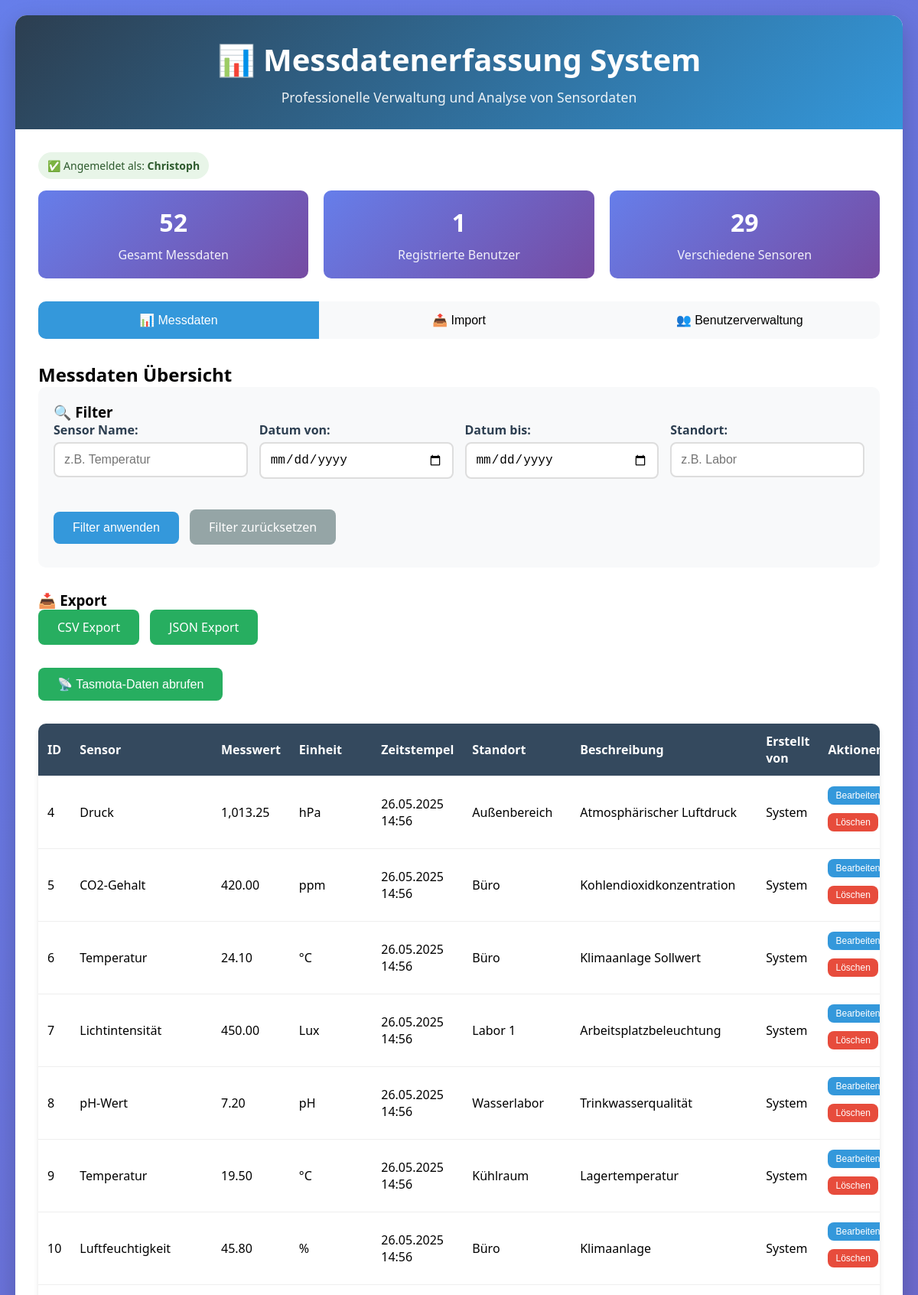
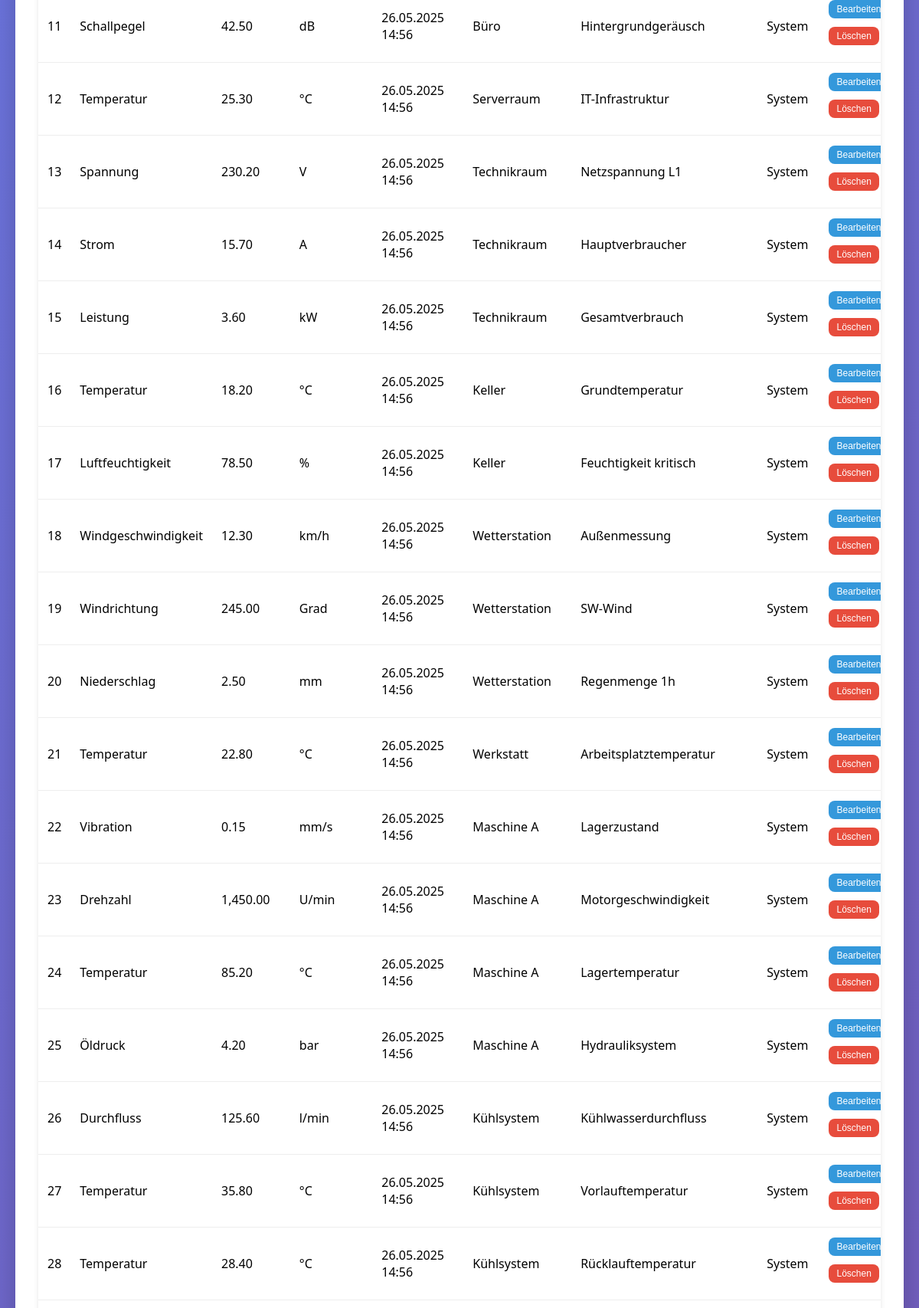
/ (signed in, upper part), run on the app's committed database (2 pictures, top to bottom).
### tables this page shows
CREATE TABLE `messdaten` (
  `id` int(11) NOT NULL,
  `sensor_name` varchar(100) NOT NULL,
  `messwert` decimal(10,4) NOT NULL,
  `einheit` varchar(20) NOT NULL,
  `zeitstempel` timestamp NOT NULL DEFAULT current_timestamp(),
  `standort` varchar(100) DEFAULT NULL,
  `beschreibung` text DEFAULT NULL,
  `erstellt_von` varchar(50) DEFAULT NULL
);

### index.php (the view, shortened to what this page needs)
<?php
class Database {
    private $host = 'localhost';
    private $dbname = 'messdaten_db';
    private $username = 'root';
    private $password = '';
    private $pdo;
    public function __construct() {
        try {
            $this->pdo = new PDO(
                "mysql:host={$this->host};dbname={$this->dbname};charset=utf8mb4",
                $this->username,
                $this->password,
                [PDO::ATTR_ERRMODE => PDO::ERRMODE_EXCEPTION]
            );
        } catch (PDOException $e) {
            die("Datenbankverbindung fehlgeschlagen: " . $e->getMessage());
        }
    }
    public function getConnection() {
        return $this->pdo;
    }
    public function setupDatabase() {
        $queries = [
            "CREATE TABLE IF NOT EXISTS users (
                id INT AUTO_INCREMENT PRIMARY KEY,
                username VARCHAR(50) UNIQUE NOT NULL,
                password_hash VARCHAR(255) NOT NULL,
                created_at TIMESTAMP DEFAULT CURRENT_TIMESTAMP
            )",
            "CREATE TABLE IF NOT EXISTS messdaten (
                id INT AUTO_INCREMENT PRIMARY KEY,
                sensor_name VARCHAR(100) NOT NULL,
                messwert DECIMAL(10,4) NOT NULL,
                einheit VARCHAR(20) NOT NULL,
                zeitstempel TIMESTAMP DEFAULT CURRENT_TIMESTAMP,
                standort VARCHAR(100),
                beschreibung TEXT,
                erstellt_von VARCHAR(50),
                INDEX idx_sensor (sensor_name),
                INDEX idx_zeitstempel (zeitstempel)
            )"
        ];
        foreach ($queries as $query) {
            $this->pdo->exec($query);
        }
    }
}
class MessdatenManager {
    private $db;
    public function __construct($database) {
        $this->db = $database->getConnection();
    }
    public function getMessdaten($filters = []) {
        $sql = "SELECT * FROM messdaten WHERE 1=1";
        $params = [];
        $sql .= " ORDER BY zeitstempel DESC";
        $stmt = $this->db->prepare($sql);
        $stmt->execute($params);
        return $stmt->fetchAll(PDO::FETCH_ASSOC);
    }
}
class UserManager {
    private $db;
    public function __construct($database) {
        $this->db = $database->getConnection();
    }
    public function getAllUsers() {
        $stmt = $this->db->prepare("SELECT id, username, created_at FROM users ORDER BY username");
        $stmt->execute();
        return $stmt->fetchAll(PDO::FETCH_ASSOC);
    }
}
$database = new Database();
$database->setupDatabase();
$messdatenManager = new MessdatenManager($database);
$userManager = new UserManager($database);
$filters = [
    'sensor_name' => $_GET['filter_sensor'] ?? '',
    'datum_von' => $_GET['filter_datum_von'] ?? '',
    'datum_bis' => $_GET['filter_datum_bis'] ?? '',
    'standort' => $_GET['filter_standort'] ?? ''
];
$messdaten = $messdatenManager->getMessdaten($filters);
$users = $userManager->getAllUsers();
?>
<!DOCTYPE html>
<html lang="de">
<head>
</head>
<body>
<div class="container">
    <div class="header">
        <h1>📊 Messdatenerfassung System</h1>
        <p>Professionelle Verwaltung und Analyse von Sensordaten</p>
    </div>
    <div class="content">
        <?php if (isset($_SESSION['logged_in']) && $_SESSION['logged_in']): ?>
            <div class="user-status">
                ✅ Angemeldet als: <strong><?php echo htmlspecialchars($_SESSION['username']); ?></strong>
            </div>
        <?php endif; ?>
        <div class="stats">
            <div class="stat-card">
                <div class="stat-number"><?php echo count($messdaten); ?></div>
                <div class="stat-label">Gesamt Messdaten</div>
            </div>
            <div class="stat-card">
                <div class="stat-number"><?php echo count($users); ?></div>
                <div class="stat-label">Registrierte Benutzer</div>
            </div>
            <div class="stat-card">
                <div class="stat-number"><?php echo count(array_unique(array_column($messdaten, 'sensor_name'))); ?></div>
                <div class="stat-label">Verschiedene Sensoren</div>
            </div>
        </div>
        <div class="tabs">
            <button class="tab active" onclick="showTab('messdaten')">📊 Messdaten</button>
            <button class="tab" onclick="showTab('import')">📤 Import</button>
            <button class="tab" onclick="showTab('benutzer')">👥 Benutzerverwaltung</button>
        </div>
        <div id="messdaten" class="tab-content active">
            <h2>Messdaten Übersicht</h2>
            <form method="GET" class="filter-form">
                <h3>🔍 Filter</h3>
                <div class="filter-row">
                    <div class="form-group">
                        <label>Sensor Name:</label>
                        <input type="text" name="filter_sensor" value="<?php echo htmlspecialchars($filters['sensor_name']); ?>" placeholder="z.B. Temperatur">
                    </div>
                    <div class="form-group">
                        <label>Datum von:</label>
                        <input type="date" name="filter_datum_von" value="<?php echo htmlspecialchars($filters['datum_von']); ?>">
                    </div>
                    <div class="form-group">
                        <label>Datum bis:</label>
                        <input type="date" name="filter_datum_bis" value="<?php echo htmlspecialchars($filters['datum_bis']); ?>">
                    </div>
                    <div class="form-group">
                        <label>Standort:</label>
                        <input type="text" name="filter_standort" value="<?php echo htmlspecialchars($filters['standort']); ?>" placeholder="z.B. Labor">
                    </div>
                </div>
                <button type="submit" class="btn">Filter anwenden</button>
                <a href="?" class="btn" style="background: #95a5a6;">Filter zurücksetzen</a>
            </form>
            <div style="margin-bottom: 20px;">
                <h3>📥 Export</h3>
                <a href="?export=csv&<?php echo http_build_query($filters); ?>" class="btn success">CSV Export</a>
                <a href="?export=json&<?php echo http_build_query($filters); ?>" class="btn success">JSON Export</a>
            </div>
            <form method="POST" style="margin-bottom: 20px;">
                <button type="submit" name="fetch_tasmota" class="btn success">📡 Tasmota-Daten abrufen</button>
            </form>
            <div class="table-container">
                <table>
                    <thead>
                    <tr>
                        <th>ID</th>
                        <th>Sensor</th>
                        <th>Messwert</th>
                        <th>Einheit</th>
                        <th>Zeitstempel</th>
                        <th>Standort</th>
                        <th>Beschreibung</th>
                        <th>Erstellt von</th>
                        <?php if (isset($_SESSION['logged_in'])): ?>
                            <th>Aktionen</th>
                        <?php endif; ?>
                    </tr>
                    </thead>
                    <tbody>
                    <?php if (empty($messdaten)): ?>
                        <tr>
                            <td colspan="<?php echo isset($_SESSION['logged_in']) ? '9' : '8'; ?>" style="text-align: center; padding: 40px; color: #666;">
                                Keine Messdaten gefunden. Laden Sie eine CSV-Datei hoch oder passen Sie die Filter an.
                            </td>
                        </tr>
                    <?php else: ?>
                        <?php foreach ($messdaten as $row): ?>
                            <tr>
                                <td><?= htmlspecialchars($row['id']) ?></td>
                                <td><?= htmlspecialchars($row['sensor_name']) ?></td>
                                <td><?= number_format($row['messwert'], 2) ?></td>
                                <td><?= htmlspecialchars($row['einheit']) ?></td>
                                <td><?= date('d.m.Y H:i', strtotime($row['zeitstempel'])) ?></td>
                                <td><?= htmlspecialchars($row['standort']) ?></td>
                                <td><?= htmlspecialchars($row['beschreibung']) ?></td>
                                <td><?= htmlspecialchars($row['erstellt_von']) ?></td>
                                <?php if (isset($_SESSION['logged_in'])): ?>
                                    <td>
                                        <?php if (isset($_SESSION['logged_in'])): ?>
                                            <form method="POST" style="display:inline;">
                                                <button type="submit" name="edit_trigger" class="btn" style="padding:5px 10px; font-size:12px;">Bearbeiten</button>
                                            </form>
                                        <?php endif; ?>
                                        <form method="POST" style="display:inline;" onsubmit="return confirm('Messdaten wirklich löschen?');">
                                            <button type="submit" name="delete_messdaten" class="btn danger" style="padding:5px 10px; font-size:12px;">Löschen</button>
                                        </form>
                                    </td>
                                <?php endif; ?>
                            </tr>
                        <?php endforeach; ?>
                    <?php endif; ?>
                    </tbody>
                </table>
            </div>
        </div>
    </div>
</div>
</body>
</html>

### index.php (style rules this page uses)
* { margin: 0; padding: 0; box-sizing: border-box; }
body { font-family: 'Segoe UI', Tahoma, Geneva, Verdana, sans-serif; background: linear-gradient(135deg, #667eea 0%, #764ba2 100%); min-height: 100vh; padding: 20px; }
.container { max-width: 1200px; margin: 0 auto; background: white; border-radius: 15px; box-shadow: 0 10px 30px rgba(0,0,0,0.2); overflow: hidden; }
.header { background: linear-gradient(135deg, #2c3e50, #3498db); color: white; padding: 30px; text-align: center; }
.header h1 { font-size: 2.5em; margin-bottom: 10px; }
.header p { opacity: 0.9; font-size: 1.1em; }
.content { padding: 30px; }
.tabs { display: flex; background: #f8f9fa; border-radius: 10px; margin-bottom: 30px; overflow: hidden; }
.tab { flex: 1; padding: 15px; text-align: center; background: none; border: none; cursor: pointer; font-size: 16px; transition: all 0.3s; }
.tab.active { background: #3498db; color: white; }
.tab-content { display: none; }
.tab-content.active { display: block; }
.form-group { margin-bottom: 20px; }
.form-group label { display: block; margin-bottom: 5px; font-weight: bold; color: #2c3e50; }
.form-group input, .form-group select { width: 100%; padding: 12px; border: 2px solid #ddd; border-radius: 8px; font-size: 16px; transition: border-color 0.3s; }
.btn { background: #3498db; color: white; padding: 12px 25px; border: none; border-radius: 8px; cursor: pointer; font-size: 16px; transition: all 0.3s; text-decoration: none; display: inline-block; margin-right: 10px; margin-bottom: 10px; }
.btn.danger { background: #e74c3c; }
.btn.success { background: #27ae60; }
.filter-form { background: #f8f9fa; padding: 20px; border-radius: 10px; margin-bottom: 30px; }
.filter-row { display: grid; grid-template-columns: repeat(auto-fit, minmax(200px, 1fr)); gap: 15px; margin-bottom: 20px; }
.table-container { overflow-x: auto; border-radius: 10px; box-shadow: 0 4px 6px rgba(0,0,0,0.1); }
table { width: 100%; border-collapse: collapse; background: white; }
th, td { padding: 12px; text-align: left; border-bottom: 1px solid #eee; }
th { background: #34495e; color: white; font-weight: bold; position: sticky; top: 0; }
.user-status { background: #e8f5e8; color: #2d5a2d; padding: 8px 12px; border-radius: 20px; font-size: 14px; margin-bottom: 15px; display: inline-block; }
.stats { display: grid; grid-template-columns: repeat(auto-fit, minmax(200px, 1fr)); gap: 20px; margin-bottom: 30px; }
.stat-card { background: linear-gradient(135deg, #667eea, #764ba2); color: white; padding: 20px; border-radius: 10px; text-align: center; }
.stat-number { font-size: 2em; font-weight: bold; margin-bottom: 10px; }
.stat-label { opacity: 0.9; }

### data on the page
messdaten: id "4", sensor_name "Druck", messwert "1,013.25", einheit "hPa", zeitstempel "26.05.2025 14:56", standort "Außenbereich", beschreibung "Atmosphärischer Luftdruck", erstellt_von "System"
messdaten: id "5", sensor_name "CO2-Gehalt", messwert "420.00", einheit "ppm", zeitstempel "26.05.2025 14:56", standort "Büro", beschreibung "Kohlendioxidkonzentration", erstellt_von "System"
messdaten: id "6", sensor_name "Temperatur", messwert "24.10", einheit "°C", zeitstempel "26.05.2025 14:56", standort "Büro", beschreibung "Klimaanlage Sollwert", erstellt_von "System"
messdaten: id "7", sensor_name "Lichtintensität", messwert "450.00", einheit "Lux", zeitstempel "26.05.2025 14:56", standort "Labor 1", beschreibung "Arbeitsplatzbeleuchtung", erstellt_von "System"
messdaten: id "8", sensor_name "pH-Wert", messwert "7.20", einheit "pH", zeitstempel "26.05.2025 14:56", standort "Wasserlabor", beschreibung "Trinkwasserqualität", erstellt_von "System"
messdaten: id "9", sensor_name "Temperatur", messwert "19.50", einheit "°C", zeitstempel "26.05.2025 14:56", standort "Kühlraum", beschreibung "Lagertemperatur", erstellt_von "System"
messdaten: id "10", sensor_name "Luftfeuchtigkeit", messwert "45.80", einheit "%", zeitstempel "26.05.2025 14:56", standort "Büro", beschreibung "Klimaanlage", erstellt_von "System"
messdaten: id "11", sensor_name "Schallpegel", messwert "42.50", einheit "dB", zeitstempel "26.05.2025 14:56", standort "Büro", beschreibung "Hintergrundgeräusch", erstellt_von "System"
messdaten: id "12", sensor_name "Temperatur", messwert "25.30", einheit "°C", zeitstempel "26.05.2025 14:56", standort "Serverraum", beschreibung "IT-Infrastruktur", erstellt_von "System"
messdaten: id "13", sensor_name "Spannung", messwert "230.20", einheit "V", zeitstempel "26.05.2025 14:56", standort "Technikraum", beschreibung "Netzspannung L1", erstellt_von "System"
messdaten: id "14", sensor_name "Strom", messwert "15.70", einheit "A", zeitstempel "26.05.2025 14:56", standort "Technikraum", beschreibung "Hauptverbraucher", erstellt_von "System"
messdaten: id "15", sensor_name "Leistung", messwert "3.60", einheit "kW", zeitstempel "26.05.2025 14:56", standort "Technikraum", beschreibung "Gesamtverbrauch", erstellt_von "System"
messdaten: id "16", sensor_name "Temperatur", messwert "18.20", einheit "°C", zeitstempel "26.05.2025 14:56", standort "Keller", beschreibung "Grundtemperatur", erstellt_von "System"
messdaten: id "17", sensor_name "Luftfeuchtigkeit", messwert "78.50", einheit "%", zeitstempel "26.05.2025 14:56", standort "Keller", beschreibung "Feuchtigkeit kritisch", erstellt_von "System"
messdaten: id "18", sensor_name "Windgeschwindigkeit", messwert "12.30", einheit "km/h", zeitstempel "26.05.2025 14:56", standort "Wetterstation", beschreibung "Außenmessung", erstellt_von "System"
messdaten: id "19", sensor_name "Windrichtung", messwert "245.00", einheit "Grad", zeitstempel "26.05.2025 14:56", standort "Wetterstation", beschreibung "SW-Wind", erstellt_von "System"
messdaten: id "20", sensor_name "Niederschlag", messwert "2.50", einheit "mm", zeitstempel "26.05.2025 14:56", standort "Wetterstation", beschreibung "Regenmenge 1h", erstellt_von "System"
messdaten: id "21", sensor_name "Temperatur", messwert "22.80", einheit "°C", zeitstempel "26.05.2025 14:56", standort "Werkstatt", beschreibung "Arbeitsplatztemperatur", erstellt_von "System"
messdaten: id "22", sensor_name "Vibration", messwert "0.15", einheit "mm/s", zeitstempel "26.05.2025 14:56", standort "Maschine A", beschreibung "Lagerzustand", erstellt_von "System"
messdaten: id "23", sensor_name "Drehzahl", messwert "1,450.00", einheit "U/min", zeitstempel "26.05.2025 14:56", standort "Maschine A", beschreibung "Motorgeschwindigkeit", erstellt_von "System"
messdaten: id "24", sensor_name "Temperatur", messwert "85.20", einheit "°C", zeitstempel "26.05.2025 14:56", standort "Maschine A", beschreibung "Lagertemperatur", erstellt_von "System"
messdaten: id "25", sensor_name "Öldruck", messwert "4.20", einheit "bar", zeitstempel "26.05.2025 14:56", standort "Maschine A", beschreibung "Hydrauliksystem", erstellt_von "System"
messdaten: id "26", sensor_name "Durchfluss", messwert "125.60", einheit "l/min", zeitstempel "26.05.2025 14:56", standort "Kühlsystem", beschreibung "Kühlwasserdurchfluss", erstellt_von "System"
messdaten: id "27", sensor_name "Temperatur", messwert "35.80", einheit "°C", zeitstempel "26.05.2025 14:56", standort "Kühlsystem", beschreibung "Vorlauftemperatur", erstellt_von "System"
messdaten: id "28", sensor_name "Temperatur", messwert "28.40", einheit "°C", zeitstempel "26.05.2025 14:56", standort "Kühlsystem", beschreibung "Rücklauftemperatur", erstellt_von "System"

### other printed values
$_SESSION['username'] "Christoph"
count($messdaten) "52"
count($users) "1"
count(array_unique(array_column($messdaten, 'sensor_name'))) "29"
